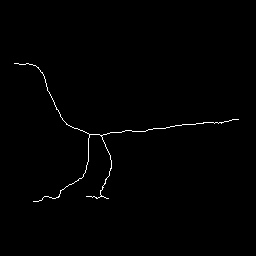
#> input picture data/gt5/bird-35.png, 256 x 256 px; its folder holds only this picture in this run
$ python data_arg.py
#> lines starting #> are read from the running program, lines starting #| are printed output that depends on the picture; after the words box and inside, x2 and y2 are one past the last pixel; in counts of white or black regions, pixels touching at a corner belong together
import numpy as np
import cv2
import glob
import argparse
import os

def main():
    1
    parser = argparse.ArgumentParser()
    parser.add_argument('--path',type=str,default='../data/gt5',help='data argument file')
    args = parser.parse_args()


    paths = glob.glob(os.path.join(args.path,'*.png'))
    paths.sort()

    for path in paths:

        image = cv2.imread(path)
#> image is the input picture: shape (256, 256, 3); 0.68% white in thin lines or dots, all inside (x1, y1, x2, y2) = (14, 63, 239, 202)
        (h,w) = image.shape[:2]
#> h = 256; w = 256
        center = (w//2, h//2)
#> center = (128, 128)
        #rotate 45 degree
       # Rotate_45 = cv2.getRotationMatrix2D(center, 45, 1.0)
       # rotated_Img_45 = cv2.warpAffine(image,Rotate_45,(w,h))
       # cv2.imwrite(path+'_rotated45',rotated_Img_45)

        #.............................................................................#
        ##rotate 0 degree
        #scale = 0.5
        Rotate_0_scale_05 = cv2.getRotationMatrix2D(center,0,0.5)
#> Rotate_0_scale_05 = [[0.5, 0, 64], [0, 0.5, 64]]
        rotate_0_scale_05_Image = cv2.warpAffine(image, Rotate_0_scale_05,(w,h))
#> rotate_0_scale_05_Image: shape (256, 256, 3); 0.19% white in thin lines or dots, all inside (x1, y1, x2, y2) = (74, 96, 180, 165)
        cv2.imwrite(path+'_rotate0_scale05',rotate_0_scale_05_Image)
        #scale = 0.8
        Rotate_0_scale_08 = cv2.getRotationMatrix2D(center,0,0.8)
#> Rotate_0_scale_08 = [[0.8, 0, 25.6], [0, 0.8, 25.6]]
        rotate_0_scale_08_Image = cv2.warpAffine(image,Rotate_0_scale_08,(w,h))
        cv2.imwrite(path+'_rotate0_scale_08',rotate_0_scale_08_Image)
        #scale = 1.0
        Rotate_0_scale_10 = cv2.getRotationMatrix2D(center,0,1.0)
        rotate_0_scale_10_Image = cv2.warpAffine(image, Rotate_0_scale_10,(w,h))
        cv2.imwrite(path+'_rotate0_scale10',rotate_0_scale_10_Image)
        #scale = 1.5
        Rotate_0_scale_15 = cv2.getRotationMatrix2D(center,0,1.5)
        rotate_0_scale_15_Image = cv2.warpAffine(image,Rotate_0_scale_15,(w,h))
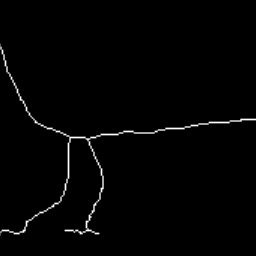
#> rotate_0_scale_15_Image: shape (256, 256, 3); min 0, max 255, mean 3.4
        cv2.imwrite(path+'_rotate0_scale_15',rotate_0_scale_15_Image)

        #..............................................................................#


        ##rotate 90 degree
        #scale = 0.5
        Rotate_90_scale_05 = cv2.getRotationMatrix2D(center, 90, 0.5)
        rotate_90_scale_05_Image = cv2.warpAffine(image,Rotate_90_scale_05,(w,h))
#> rotate_90_scale_05_Image: shape (256, 256, 3); 0.19% white in thin lines or dots, all inside (x1, y1, x2, y2) = (96, 77, 165, 183)
        cv2.imwrite(path+'_rotate90_scale05',rotate_90_scale_05_Image)
        #scale = 0.8
        Rotate_90_scale_08 = cv2.getRotationMatrix2D(center, 90, 0.8)
        rotate_90_scale_08_Image = cv2.warpAffine(image,Rotate_90_scale_08,(w,h))
        cv2.imwrite(path+'_rotate90_scale_08',rotate_90_scale_08_Image)
        #scale = 1.0
        Rotate_90_scale_10 = cv2.getRotationMatrix2D(center,90,1.0)
        rotate_90_scale_10_Image = cv2.warpAffine(image,Rotate_90_scale_10,(w,h))
#> rotate_90_scale_10_Image: shape (256, 256, 3); 0.68% white in thin lines or dots, all inside (x1, y1, x2, y2) = (63, 18, 202, 243)
        cv2.imwrite(path+'_rotate90_scale_10',rotate_90_scale_10_Image)
        #scale = 1.5
        Rotate_90_scale_15 = cv2.getRotationMatrix2D(center,90,1.5)
        rotate_90_scale_15_Image = cv2.warpAffine(image,Rotate_90_scale_15,(w,h))
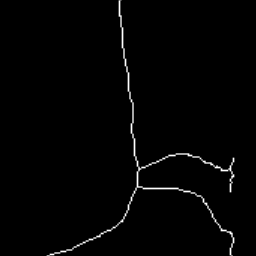
#> rotate_90_scale_15_Image: shape (256, 256, 3); min 0, max 255, mean 3.4
        cv2.imwrite(path+'_rotate90_scale15',rotate_90_scale_15_Image)

        #.............................................................................#

        ##rotate 180 degree
        #scale = 0.5
        Rotate_180_scale_05 = cv2.getRotationMatrix2D(center, 180, 0.5)
        rotate_180_scale_05_Image = cv2.warpAffine(image,Rotate_180_scale_05,(w,h))
#> rotate_180_scale_05_Image: shape (256, 256, 3); 0.19% white in thin lines or dots, all inside (x1, y1, x2, y2) = (77, 92, 183, 161)
        cv2.imwrite(path+'_rotate180_scale05',rotate_180_scale_05_Image)
        #scale = 0.8
        Rotate_180_scale_08 = cv2.getRotationMatrix2D(center, 180, 0.8)
        rotate_180_scale_08_Image = cv2.warpAffine(image,Rotate_180_scale_08,(w,h))
        cv2.imwrite(path+'_rotate180_scale08',rotate_180_scale_08_Image)
        #scale = 1.0
        Rotate_180_scale_10 = cv2.getRotationMatrix2D(center,180,1.0)
        rotate_180_scale_10_Image = cv2.warpAffine(image,Rotate_180_scale_10,(w,h))
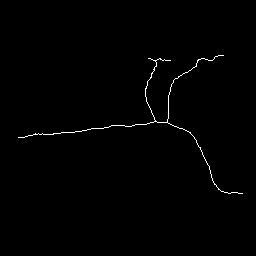
#> rotate_180_scale_10_Image: shape (256, 256, 3); 0.68% white in thin lines or dots, all inside (x1, y1, x2, y2) = (18, 55, 243, 194)
        cv2.imwrite(path+'_rotate180_scale10',rotate_180_scale_10_Image)
        #scale = 1.5
        Rotate_180_scale_15 = cv2.getRotationMatrix2D(center,180,1.5)
        rotate_180_scale_15_Image = cv2.warpAffine(image,Rotate_180_scale_15,(w,h))
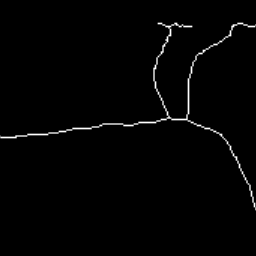
#> rotate_180_scale_15_Image: shape (256, 256, 3); min 0, max 255, mean 3.4
        cv2.imwrite(path+'_rotate180_scale15',rotate_180_scale_15_Image)

        #.............................................................................#

        ##rotate 270 degree
        #scale = 0.5
        Rotate_270_scale_05 = cv2.getRotationMatrix2D(center, 270, 0.5)
        rotate_270_scale_05_Image = cv2.warpAffine(image,Rotate_270_scale_05,(w,h))
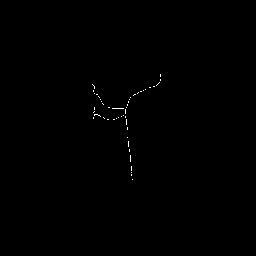
#> rotate_270_scale_05_Image: shape (256, 256, 3); 0.19% white in thin lines or dots, all inside (x1, y1, x2, y2) = (92, 74, 161, 180)
        cv2.imwrite(path+'_rotate270_scale05',rotate_270_scale_05_Image)
        Rotate_270_scale_08 = cv2.getRotationMatrix2D(center, 270, 0.8)
        rotate_270_scale_08_Image = cv2.warpAffine(image,Rotate_270_scale_08,(w,h))
        cv2.imwrite(path+'_rotate270_scale-08',rotate_270_scale_08_Image)
        Rotate_270_scale_10 = cv2.getRotationMatrix2D(center,270,1.0)
        rotate_270_scale_10_Image = cv2.warpAffine(image,Rotate_270_scale_10,(w,h))
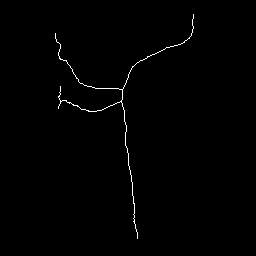
#> rotate_270_scale_10_Image: shape (256, 256, 3); 0.68% white in thin lines or dots, all inside (x1, y1, x2, y2) = (55, 14, 194, 239)
        cv2.imwrite(path+'_rotate270_scale10',rotate_270_scale_10_Image)
        Rotate_270_scale_15 = cv2.getRotationMatrix2D(center,270,1.5)
        rotate_270_scale_15_Image = cv2.warpAffine(image,Rotate_270_scale_15,(w,h))
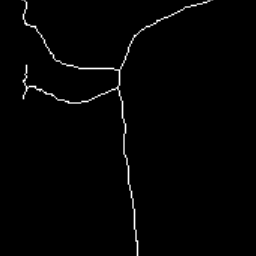
#> rotate_270_scale_15_Image: shape (256, 256, 3); min 0, max 255, mean 3.4
        cv2.imwrite(path+'_rotate270_scale15',rotate_270_scale_15_Image)

        #................................................................................#

if __name__=='__main__':
    main()

$ run again, on data/gt5/fly-2.png
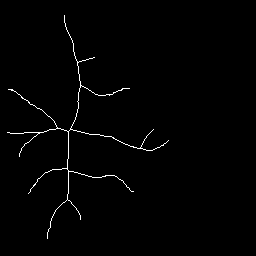
#> input picture data/gt5/fly-2.png, 256 x 256 px
#> in main, image is the input picture: shape (256, 256, 3); 1.1% white in thin lines or dots, all inside (x1, y1, x2, y2) = (7, 15, 169, 239)
#> rotate_0_scale_05_Image: shape (256, 256, 3); 0.29% white in thin lines or dots, all inside (x1, y1, x2, y2) = (68, 72, 149, 180)
#> in main, `rotate_0_scale_15_Image = cv2.warpAffine(image,Rotate_0_scale_15,(w,h))`:
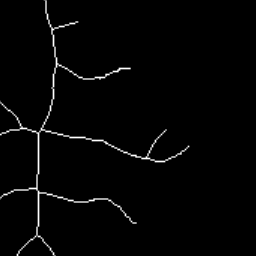
#> rotate_0_scale_15_Image: shape (256, 256, 3); min 0, max 255, mean 4.5
#> rotate_90_scale_05_Image: shape (256, 256, 3); 0.29% white in thin lines or dots, all inside (x1, y1, x2, y2) = (72, 108, 180, 189)
#> rotate_90_scale_10_Image: shape (256, 256, 3); 1.1% white in thin lines or dots, all inside (x1, y1, x2, y2) = (15, 88, 239, 250)
#> rotate_180_scale_05_Image: shape (256, 256, 3); 0.29% white in thin lines or dots, all inside (x1, y1, x2, y2) = (108, 77, 189, 185)
#> rotate_180_scale_10_Image: shape (256, 256, 3); 1.1% white in thin lines or dots, all inside (x1, y1, x2, y2) = (88, 18, 250, 242)
#> rotate_270_scale_05_Image: shape (256, 256, 3); 0.29% white in thin lines or dots, all inside (x1, y1, x2, y2) = (77, 68, 185, 149)
#> rotate_270_scale_10_Image: shape (256, 256, 3); 1.1% white in thin lines or dots, all inside (x1, y1, x2, y2) = (18, 7, 242, 169)
#> in main, `rotate_270_scale_15_Image = cv2.warpAffine(image,Rotate_270_scale_15,(..`:
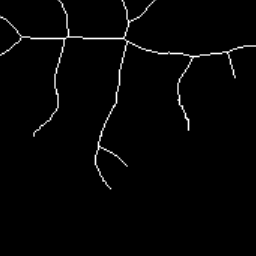
#> rotate_270_scale_15_Image: shape (256, 256, 3); min 0, max 255, mean 4.6

$ run again, on data/gt5/plane-18.png
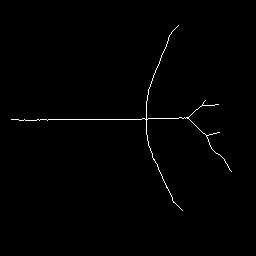
#> input picture data/gt5/plane-18.png, 256 x 256 px
#> in main, image is the input picture: shape (256, 256, 3); 0.72% white in thin lines or dots, all inside (x1, y1, x2, y2) = (11, 25, 232, 211)
#> rotate_0_scale_05_Image: shape (256, 256, 3); 0.16% white in thin lines or dots, all inside (x1, y1, x2, y2) = (74, 81, 180, 170)
#> rotate_90_scale_05_Image: shape (256, 256, 3); 0.16% white in thin lines or dots, all inside (x1, y1, x2, y2) = (81, 77, 170, 183)
#> rotate_90_scale_10_Image: shape (256, 256, 3); 0.72% white in thin lines or dots, all inside (x1, y1, x2, y2) = (25, 25, 211, 246)
#> in main, `rotate_90_scale_15_Image = cv2.warpAffine(image,Rotate_90_scale_15,(w,..`:
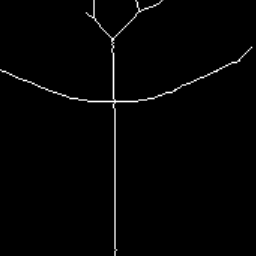
#> rotate_90_scale_15_Image: shape (256, 256, 3); min 0, max 255, mean 3.4
#> rotate_180_scale_05_Image: shape (256, 256, 3); 0.16% white in thin lines or dots, all inside (x1, y1, x2, y2) = (77, 87, 183, 176)
#> rotate_180_scale_10_Image: shape (256, 256, 3); 0.72% white in thin lines or dots, all inside (x1, y1, x2, y2) = (25, 46, 246, 232)
#> rotate_270_scale_05_Image: shape (256, 256, 3); 0.16% white in thin lines or dots, all inside (x1, y1, x2, y2) = (87, 74, 176, 180)
#> rotate_270_scale_10_Image: shape (256, 256, 3); 0.72% white in thin lines or dots, all inside (x1, y1, x2, y2) = (46, 11, 232, 232)
#> in main, `rotate_270_scale_15_Image = cv2.warpAffine(image,Rotate_270_scale_15,(..`:
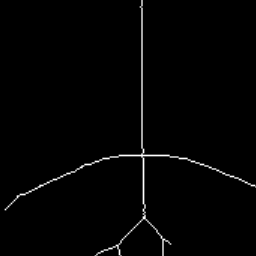
#> rotate_270_scale_15_Image: shape (256, 256, 3); min 0, max 255, mean 3.3

$ run again, on data/gt5/tree-14.png
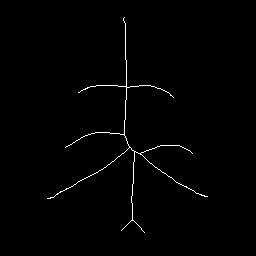
#> input picture data/gt5/tree-14.png, 256 x 256 px
#> in main, image is the input picture: shape (256, 256, 3); 0.92% white in thin lines or dots, all inside (x1, y1, x2, y2) = (47, 17, 208, 233)
#> rotate_0_scale_05_Image: shape (256, 256, 3); 0.22% white in thin lines or dots, all inside (x1, y1, x2, y2) = (88, 75, 168, 181)
#> rotate_90_scale_05_Image: shape (256, 256, 3); 0.22% white in thin lines or dots, all inside (x1, y1, x2, y2) = (75, 89, 181, 169)
#> rotate_90_scale_10_Image: shape (256, 256, 3); 0.92% white in thin lines or dots, all inside (x1, y1, x2, y2) = (17, 49, 233, 210)
#> rotate_180_scale_05_Image: shape (256, 256, 3); 0.22% white in thin lines or dots, all inside (x1, y1, x2, y2) = (89, 76, 169, 182)
#> rotate_180_scale_10_Image: shape (256, 256, 3); 0.92% white in thin lines or dots, all inside (x1, y1, x2, y2) = (49, 24, 210, 240)
#> rotate_270_scale_05_Image: shape (256, 256, 3); 0.22% white in thin lines or dots, all inside (x1, y1, x2, y2) = (76, 88, 182, 168)
#> rotate_270_scale_10_Image: shape (256, 256, 3); 0.92% white in thin lines or dots, all inside (x1, y1, x2, y2) = (24, 47, 240, 208)
#> in main, `rotate_270_scale_15_Image = cv2.warpAffine(image,Rotate_270_scale_15,(..`:
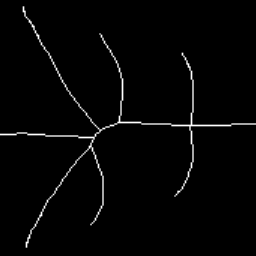
#> rotate_270_scale_15_Image: shape (256, 256, 3); min 0, max 255, mean 4.8
